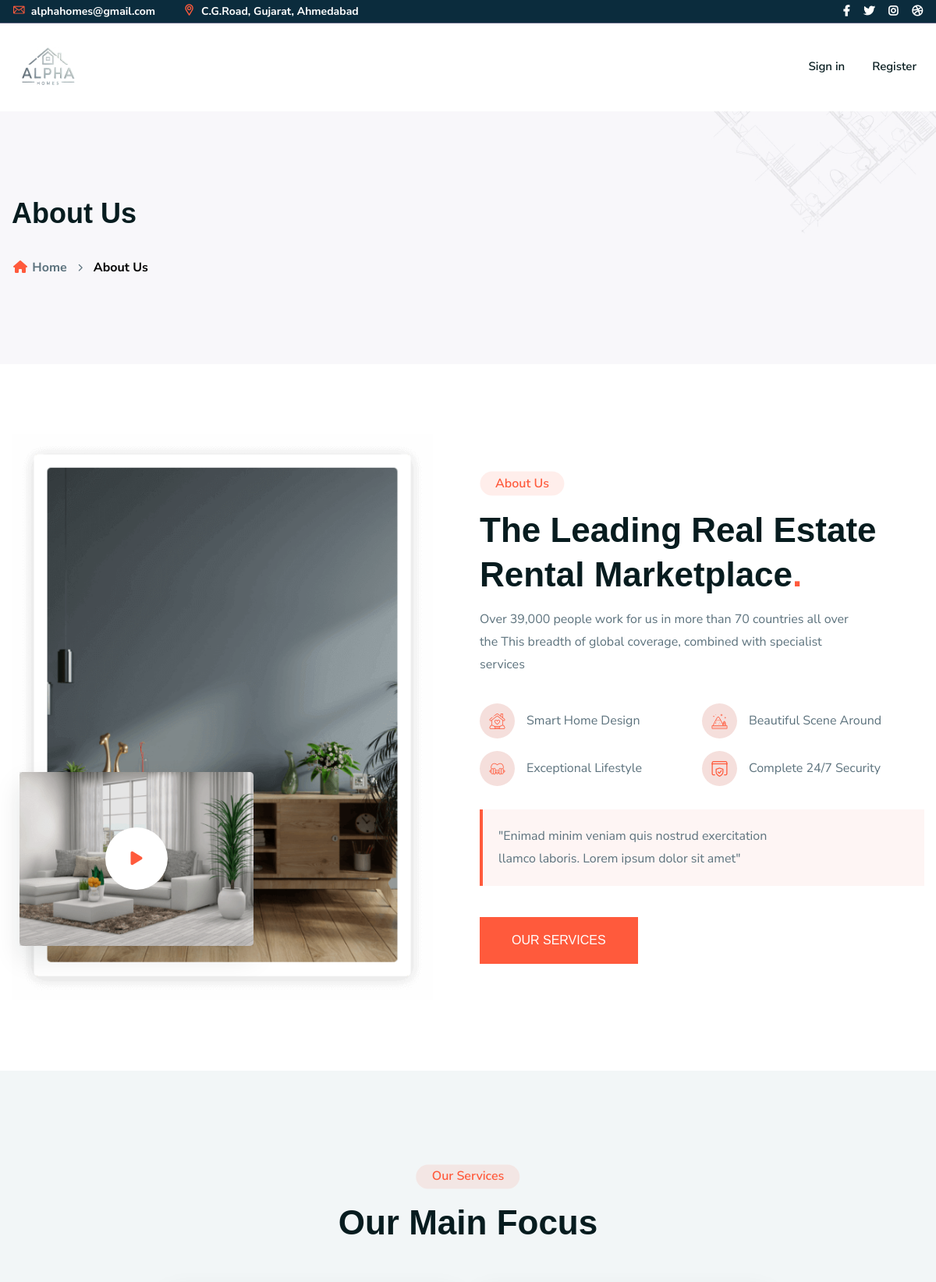
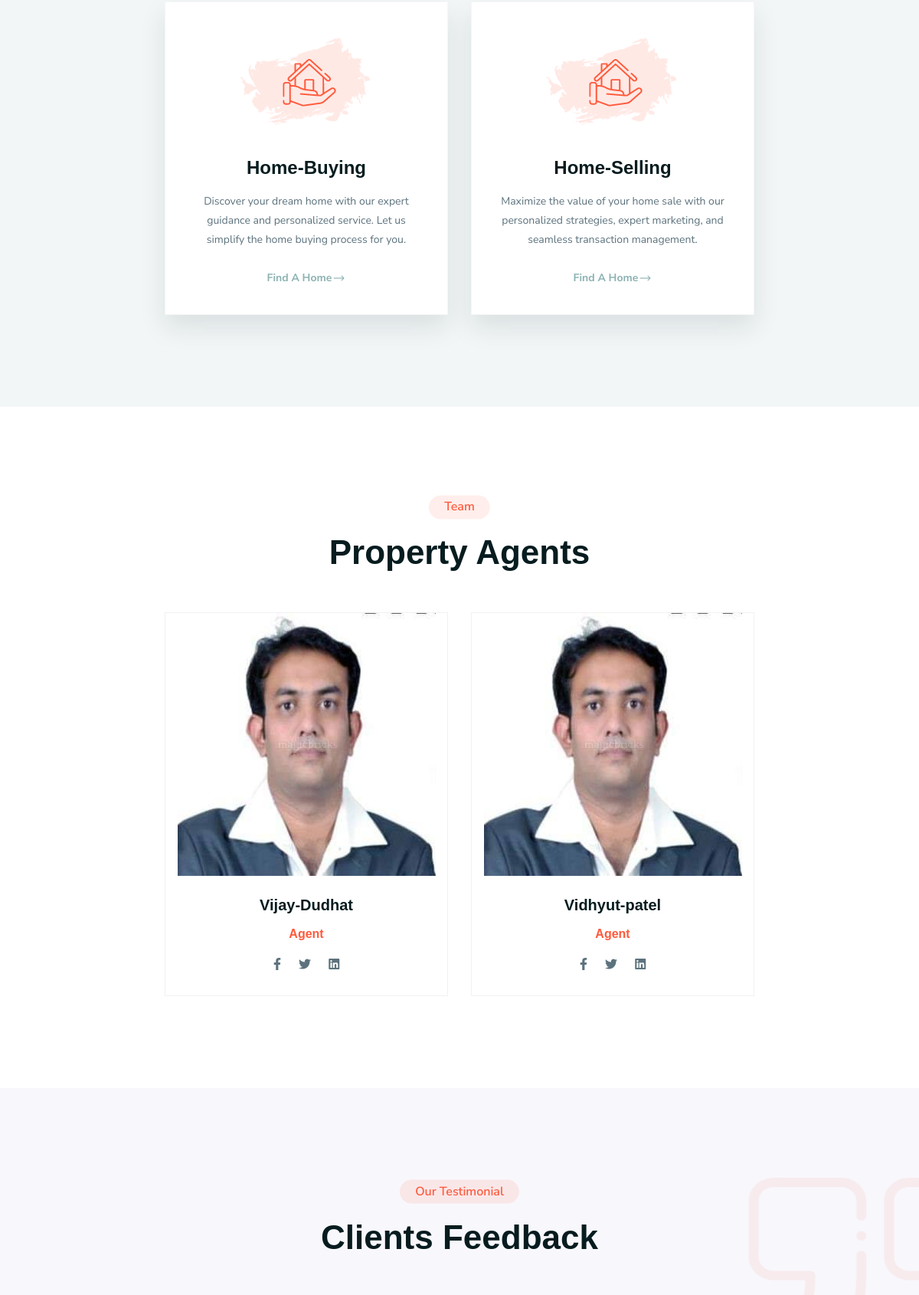
/about (upper part), run on the app's committed database (2 pictures, top to bottom).
### first/models.py (models this page shows)
class ServiceDetails(models.Model):
    Service_Title = models.CharField(max_length=150)
    Service_Description = models.CharField(max_length=350)
    Service_img = models.ImageField(upload_to='Service-images',default="servicesimages")
    Service_Descp_1 = models.CharField(max_length=2500)
    Service_Descp_2 = models.CharField(max_length=2500)
    Service_gallery = models.ImageField(upload_to='Service-images',default="servicesimages")
    Service_galleries = models.ImageField(upload_to='Service-images',default="servicesimages")
    Service_Descp_3 = models.CharField(max_length=2500)
    Service_Descp_4 = models.CharField(max_length=2500)

class teamDetails(models.Model):
    team_profile = models.ImageField(upload_to='profileimages')
    team_name = models.CharField(max_length=30)
    designation = models.CharField(max_length=30)
    starting_content = models.CharField(max_length=500)
    positions = models.CharField(max_length=30)
    experience = models.IntegerField()
    location = models.CharField(max_length=25)
    practiceArea = models.CharField(max_length=30)
    email = models.CharField(max_length=50)
    fax = models.CharField(max_length=10)
    phone = models.CharField(max_length=10)
    content = models.CharField(max_length=500)
    ending_content = models.CharField(max_length=500)

### first/views.py (the view)
# urls.py: path('about', views.about, name='about.html'),
def about(request):
    teams = teamDetails.objects.all()
    news = NewsDetails.objects.all()
    clientfeedback = clientFeedback.objects.all()
    services = ServiceDetails.objects.filter(Service_Title__in=["Home-Buying", "Home-Selling"])
    data = {
        'teams': teams,
        'news': news,
        'services':services,
        'clientfeedback':clientfeedback
    }
    return render(request,"about.html",{'data':data})

### templates/about.html (shortened to what this page needs)
{% extends 'other-ft-ht.html' %}
{% load static %}
{% block content %}
    <div class="ltn__breadcrumb-area text-left bg-overlay-white-30 bg-image "  data-bs-bg="{% static 'img/bg/14.jpg' %}">
        <div class="container">
            <div class="row">
                <div class="col-lg-12">
                    <div class="ltn__breadcrumb-inner">
                        <h1 class="page-title">About Us</h1>
                        <div class="ltn__breadcrumb-list">
                            <ul>
                                <li><a href="index.html"><span class="ltn__secondary-color"><i class="fas fa-home"></i></span> Home</a></li>
                                <li>About Us</li>
                            </ul>
                        </div>
                    </div>
                </div>
            </div>
        </div>
    </div>
    <div class="ltn__about-us-area pt-120--- pb-90 mt--30">
        <div class="container">
            <div class="row">
                <div class="col-lg-6 align-self-center">
                    <div class="about-us-img-wrap about-img-left">
                        <img src="{% static  'img/others/13.png' %}" alt="About Us Image">
                        <div class="about-us-img-info about-us-img-info-2 about-us-img-info-3">
                            <div class="ltn__video-img ltn__animation-pulse1">
                                <a class="ltn__video-icon-2 ltn__video-icon-2-border---" href="https://www.youtube.com/embed/X7R-q9rsrtU?autoplay=1&amp;showinfo=0"  data-rel="lightcase:myCollection">
                                    <i class="fa fa-play"></i>
                                </a>
                            </div>
                        </div>
                    </div>
                </div>
                <div class="col-lg-6 align-self-center">
                    <div class="about-us-info-wrap">
                        <div class="section-title-area ltn__section-title-2--- mb-20">
                            <h6 class="section-subtitle section-subtitle-2 ltn__secondary-color">About Us</h6>
                            <h1 class="section-title">The Leading Real Estate
                                Rental Marketplace<span>.</span></h1>
                            <p>Over 39,000 people work for us in more than 70 countries all over the
                                This breadth of global coverage, combined with specialist services</p>
                        </div>
                        <ul class="ltn__list-item-half clearfix">
                            <li>
                                <i class="flaticon-home-2"></i>
                                Smart Home Design
                            </li>
                            <li>
                                <i class="flaticon-mountain"></i>
                                Beautiful Scene Around
                            </li>
                            <li>
                                <i class="flaticon-heart"></i>
                                Exceptional Lifestyle
                            </li>
                            <li>
                                <i class="flaticon-secure"></i>
                                Complete 24/7 Security
                            </li>
                        </ul>
                        <div class="ltn__callout bg-overlay-theme-05  mt-30">
                            <p>"Enimad minim veniam quis nostrud exercitation <br>
                                llamco laboris. Lorem ipsum dolor sit amet" </p>
                        </div>
                        <div class="btn-wrapper animated">
                            <a href="{% url 'service.html' %}" class="theme-btn-1 btn btn-effect-1">OUR SERVICES</a>
                        </div>
                    </div>
                </div>
            </div>
        </div>
    </div>
    <div class="ltn__feature-area section-bg-1 pt-120 pb-90 mb-120---">
        <div class="container">
            <div class="row">
                <div class="col-lg-12">
                    <div class="section-title-area ltn__section-title-2--- text-center">
                        <h6 class="section-subtitle section-subtitle-2 ltn__secondary-color">Our Services</h6>
                        <h1 class="section-title">Our Main Focus</h1>
                    </div>
                </div>
            </div>
            <div class="row ltn__custom-gutter--- justify-content-center">
                {% for service in data.services %}
                    {% if service.Service_Title == "Home-Buying" or service.Service_Title == "Home-Selling" %}
                    <div class="col-lg-4 col-sm-6 col-12">
                        <div class="ltn__feature-item ltn__feature-item-6 text-center bg-white box-shadow-1">
                            <div class="ltn__feature-icon">
                                <img src="{% static 'img/icons/icon-img/21.png' %}" alt="#">
                            </div>
                            <div class="ltn__feature-info">
                                <h3><a href="servicedetails\{{service.Service_Title}}">{{ service.Service_Title }}</a></h3>
                                <p>{{ service.Service_Description }}</p>
                                <a class="ltn__service-btn" href="servicedetails\{{service.Service_Title}}">Find A Home <i class="flaticon-right-arrow"></i></a>
                            </div>
                        </div>
                    </div>
                    {% endif %}
                {% endfor %}
            </div>
        </div>
    </div>
    <div class="ltn__team-area pt-115 pb-90">
        <div class="container">
            <div class="row">
                <div class="col-lg-12">
                    <div class="section-title-area ltn__section-title-2--- text-center">
                        <h6 class="section-subtitle section-subtitle-2 ltn__secondary-color">Team</h6>
                        <h1 class="section-title">Property Agents</h1>
                    </div>
                </div>
            </div>
            <div class="row justify-content-center">
                {% for j in data.teams %}
                <div class="col-lg-4 col-sm-6">
                    <div class="ltn__team-item ltn__team-item-3---">
                        <div class="team-img">
                            <img src="{{j.team_profile}}" alt="Image">
                        </div>
                        <div class="team-info">
                            <h4><a href="team\{{j.team_name}}">{{j.team_name}}</a></h4>
                            <h6 class="ltn__secondary-color">{{j.designation}}</h6>
                            <div class="ltn__social-media">
                                <ul>
                                    <li><a href="#"><i class="fab fa-facebook-f"></i></a></li>
                                    <li><a href="#"><i class="fab fa-twitter"></i></a></li>
                                    <li><a href="#"><i class="fab fa-linkedin"></i></a></li>
                                </ul>
                            </div>
                        </div>
                    </div>
                </div>
                {% endfor %}
            </div>
        </div>
    </div>
    <div class="ltn__testimonial-area section-bg-1--- bg-image-top pt-120 pb-70" data-bs-bg="{% static 'img/bg/20.jpg' %}">
        <div class="container">
            <div class="row">
                <div class="col-lg-12">
                    <div class="section-title-area ltn__section-title-2--- text-center">
                        <h6 class="section-subtitle section-subtitle-2 ltn__secondary-color">Our Testimonial</h6>
                        <h1 class="section-title">Clients Feedback</h1>
                    </div>
                </div>
            </div>
        </div>
    </div>
    {% endblock content %}

### static/css/responsive.css (style rules this page uses)
@media (min-width: 1200px) { .container { max-width: 1200px; } }

### data on the page
ServiceDetails: Service_Title "Home-Buying", Service_Description "Discover your dream home with our expert guidance and personalized service. Let us simplify the home buying process for you."
ServiceDetails: Service_Title "Home-Selling", Service_Description "Maximize the value of your home sale with our personalized strategies, expert marketing, and seamless transaction management."
teamDetails: team_profile (picture), team_name "Vijay-Dudhat", designation "Agent"
teamDetails: team_profile (picture), team_name "Vidhyut-patel", designation "Agent"
